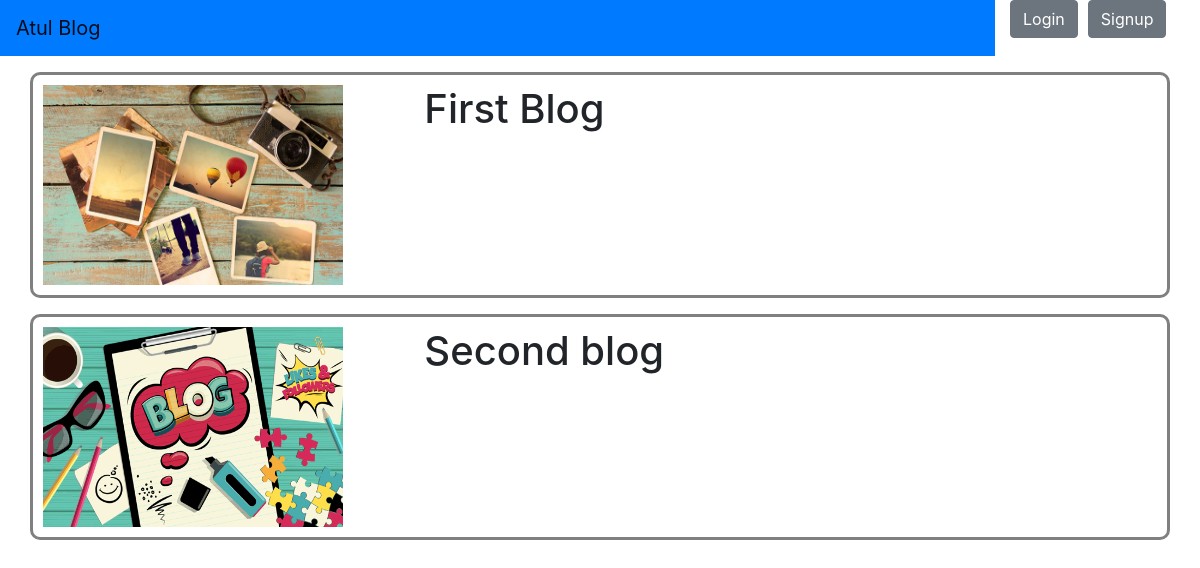
The page / on the database its author committed.
### myblog/models.py (models this page shows, shortened)
class blog(models.Model):
   content=models.TextField()
   image=models.ImageField(upload_to='uploads')

### myblog/views.py (the view)
# urls.py: path('',views.blogs,name="Blog"),
def blogs(request):
    blogs=blog.objects.all()
    return render(request,"index.html",{'blogs':blogs})

### myblog/templates/index.html (shortened to what this page needs)
{% extends 'header.html' %}
{% block content %}
  {% for blog in blogs %}
<div class="container mt-3" style="border:3px solid grey;border-radius:10px;padding:10px;">
<div class="row">
  <div class="col-md-4">
     <img src="{{ blog.image.url }}" width="300px" height="200px"></div>
   <div class="col-md-8">
     <h1>{{blog.content}}</h1>
    </div>
  </div>
</div>
     {% endfor %}
{% endblock %}

### rows shown on the page
blog: image (picture), content "First Blog"
blog: image (picture), content "Second blog"
